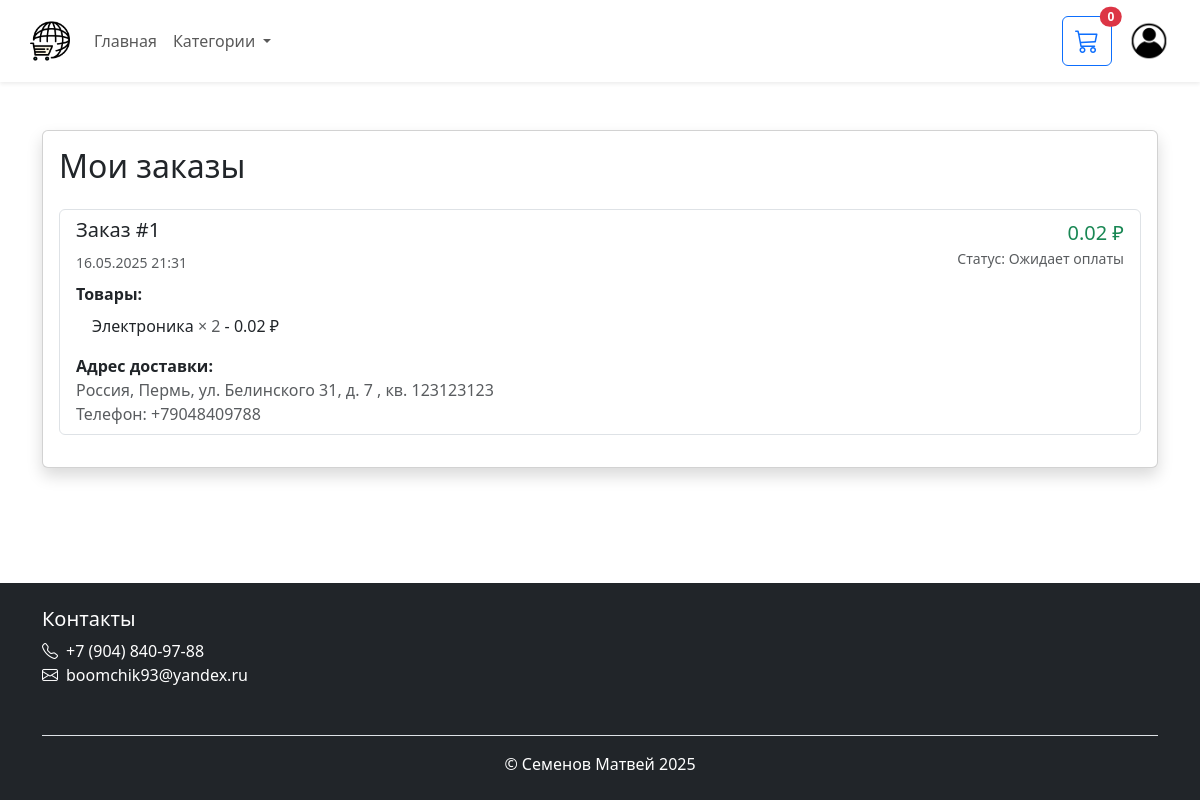
/orders (signed in), run on the app's committed database.
### data/__all_models.py (models this page shows)
class Order(Base):
    __tablename__ = "orders"
    id = Column(Integer, primary_key=True)
    promo_code = Column(String(50), nullable=True)
    total_amount = Column(DECIMAL(10, 2), nullable=False)
    status = Column(String(20), default="pending")
    created_at = Column(TIMESTAMP, default=moscow_time)
    user_id = Column(Integer, ForeignKey('users.id'))
    user = relationship("User", back_populates="orders")
    items = relationship("OrderItem", back_populates="order")
    delivery_address = relationship("DeliveryAddress", uselist=False, back_populates="order")

class OrderItem(Base):
    __tablename__ = "order_items"
    id = Column(Integer, primary_key=True)
    quantity = Column(Integer, nullable=False)
    price_at_purchase = Column(DECIMAL(10, 2), nullable=False)
    order_id = Column(Integer, ForeignKey('orders.id'))
    product_id = Column(Integer, ForeignKey('products.id'))
    order = relationship("Order", back_populates="items")
    product = relationship("Product", back_populates="order_items")

class Product(Base):
    __tablename__ = "products"
    id = Column(Integer, primary_key=True)
    name = Column(String(255), nullable=False)
    description = Column(Text)
    price = Column(DECIMAL(10, 2), nullable=False)
    stock_quantity = Column(Integer, default=0)
    image_url = Column(String(255))
    category_id = Column(Integer, ForeignKey('categories.id'))
    category = relationship("Category", back_populates="products")
    cart_items = relationship("CartItem", back_populates="product")
    order_items = relationship("OrderItem", back_populates="product")

class DeliveryAddress(Base):
    __tablename__ = "delivery_addresses"
    id = Column(Integer, primary_key=True)
    order_id = Column(Integer, ForeignKey('orders.id'), unique=True)
    country = Column(String(100), nullable=False)
    city = Column(String(100), nullable=False)
    street = Column(String(200), nullable=False)
    house = Column(String(20), nullable=False)
    apartment = Column(String(20))
    additional_info = Column(Text)
    phone = Column(String(20), nullable=False)
    order = relationship("Order", back_populates="delivery_address")

### app.py (the view)
@app.route('/orders')
def orders():
    if 'user_id' not in session:
        return redirect(url_for('login'))
    db = next(get_db())
    orders = db.query(Order).options(
        joinedload(Order.items).joinedload(OrderItem.product),
        joinedload(Order.delivery_address)
    ).filter_by(user_id=session['user_id']).all()
    return render_template('orders.html', orders=orders)

### app.py (called while the page is built)
@app.context_processor
def inject_cart_items_count():
    if 'user_id' in session:
        try:
            db = next(get_db())
            cart = db.query(Cart).filter_by(user_id=session['user_id']).first()
            if cart:
                count = sum(item.quantity for item in cart.items)
                return {'cart_items_count': count}
        except:
            pass
    return {'cart_items_count': 0}

@app.context_processor
def inject_timezone():
    return {'tz': MOSCOW_TZ}

@app.context_processor
def inject_user():
    if 'user_id' in session:
        db = next(get_db())
        user = db.query(User).get(session['user_id'])
        return {'current_user': user}
    return {'current_user': None}

### data/db_session.py (called while the page is built)
def get_db():
    db = SessionLocal()
    try:
        yield db
    finally:
        db.close()

### templates/orders.html (shortened to what this page needs)
{% extends "base.html" %}
{% block content %}
<div class="card shadow">
    <div class="card-body">
        <h2 class="card-title mb-4">Мои заказы</h2>
        {% if orders %}
            <div class="list-group">
                {% for order in orders %}
                <div class="list-group-item mb-3">
                    <div class="d-flex justify-content-between align-items-start mb-2">
                        <div>
                            <h5>Заказ #{{ order.id }}</h5>
                            <small class="text-muted">
                                {{ order.created_at.astimezone(tz).strftime('%d.%m.%Y %H:%M') }}
                            </small>
                        </div>
                        <div class="text-end">
                            <span class="text-success fs-5">{{ order.total_amount }} ₽</span>
                            <div class="text-muted small">
                                Статус: {{ order.status }}
                            </div>
                        </div>
                    </div>
                    <div class="mb-2">
                        <strong>Товары:</strong>
                        <ul class="list-group list-group-flush">
                            {% for item in order.items %}
                            <li class="list-group-item">
                                {{ item.product.name }}
                                <span class="text-muted">× {{ item.quantity }}</span>
                                - {{ item.price_at_purchase * item.quantity }} ₽
                            </li>
                            {% endfor %}
                        </ul>
                    </div>
                    <div class="mt-2">
                        <strong>Адрес доставки:</strong>
                        <div class="text-muted">
                            {{ order.delivery_address.country }},
                            {{ order.delivery_address.city }},
                            ул. {{ order.delivery_address.street }},
                            д. {{ order.delivery_address.house }}
                            {% if order.delivery_address.apartment %}
                            , кв. {{ order.delivery_address.apartment }}
                            {% endif %}
                        </div>
                        <div class="text-muted">
                            Телефон: {{ order.delivery_address.phone }}
                        </div>
                    </div>
                </div>
                {% endfor %}
            </div>
        {% else %}
            <div class="alert alert-info">У вас пока нет заказов</div>
        {% endif %}
    </div>
</div>
{% endblock %}

### templates/base.html (shortened to what this page needs)
<!DOCTYPE html>
<html lang="ru">
<head>
    <link href="https://cdn.jsdelivr.net/npm/bootstrap@5.3.0/dist/css/bootstrap.min.css" rel="stylesheet">
    <link rel="stylesheet" href="https://cdn.jsdelivr.net/npm/bootstrap-icons@1.11.1/font/bootstrap-icons.css">
    <link rel="stylesheet" href="{{ url_for('static', filename='css/style.css') }}">
</head>
<body class="d-flex flex-column min-vh-100">
    <header class="bg-white shadow-sm">
        <nav class="navbar navbar-expand-lg navbar-light container py-3">
            <a class="navbar-brand" href="{{ url_for('home') }}">
                <img src="{{ url_for('static', filename='img/logo.png') }}" height="40" alt="Логотип магазина">
            </a>
            <div class="collapse navbar-collapse" id="navbarNav">
                <ul class="navbar-nav me-auto">
                    <li class="nav-item">
                        <a class="nav-link" href="{{ url_for('home') }}">Главная</a>
                    </li>
                    <li class="nav-item dropdown">
                        <a class="nav-link dropdown-toggle" href="#" role="button" data-bs-toggle="dropdown">
                            Категории
                        </a>
                    </li>
                </ul>
                <div class="d-flex align-items-center gap-3">
                    <a href="{{ url_for('view_cart') }}" class="btn btn-outline-primary position-relative">
                        <i class="bi bi-cart3"></i>
                        <span class="position-absolute top-0 start-100 translate-middle badge rounded-pill bg-danger">
                            {{ cart_items_count }}
                        </span>
                    </a>
                    {% if current_user %}
                    <div class="dropdown">
                        <a class="btn btn-link p-0" role="button" data-bs-toggle="dropdown">
                            <img src="{{ url_for('static', filename='img/avatar.png') }}"
                                 class="rounded-circle"
                                 height="40"
                                 alt="Профиль пользователя">
                        </a>
                    </div>
                    {% else %}
                    <div class="d-flex gap-2">
                        <a href="{{ url_for('login') }}" class="btn btn-outline-primary">Вход</a>
                        <a href="{{ url_for('register') }}" class="btn btn-primary">Регистрация</a>
                    </div>
                    {% endif %}
                </div>
            </div>
        </nav>
    </header>
    <main class="flex-grow-1 container my-5">
        {% block content %}{% endblock %}
    </main>
    <footer class="bg-dark text-white mt-auto py-4">
        <div class="container">
            <div class="row">
                <div class="col-md-4 mb-3">
                    <h5>Контакты</h5>
                    <ul class="list-unstyled">
                        <li><i class="bi bi-telephone me-2"></i>+7 (904) 840-97-88</li>
                        <li><i class="bi bi-envelope me-2"></i>boomchik93@yandex.ru</li>
                    </ul>
                </div>
            </div>
            <div class="border-top pt-3 mt-3 text-center">
                <p class="mb-0">&copy; Семенов Матвей 2025</p>
            </div>
        </div>
    </footer>
</body>
</html>

### static/css/style.css (style rules this page uses)
* { margin: 0; padding: 0; box-sizing: border-box; }
.bi-cart3 { font-size: 1.5rem; }

### data on the page
Order: id "1", created_at.astimezone "16.05.2025 21:31", total_amount "0.02", status "Ожидает оплаты", delivery_address.country "Россия", delivery_address.city "Пермь", delivery_address.street "Белинского 31", delivery_address.house "7", delivery_address.apartment "123123123", delivery_address.phone "+79048409788"
OrderItem: product.name "Электроника", quantity "2", item.price_at_purchase*item.quantity "0.02"

### other printed values
{{ cart_items_count }} "0"
